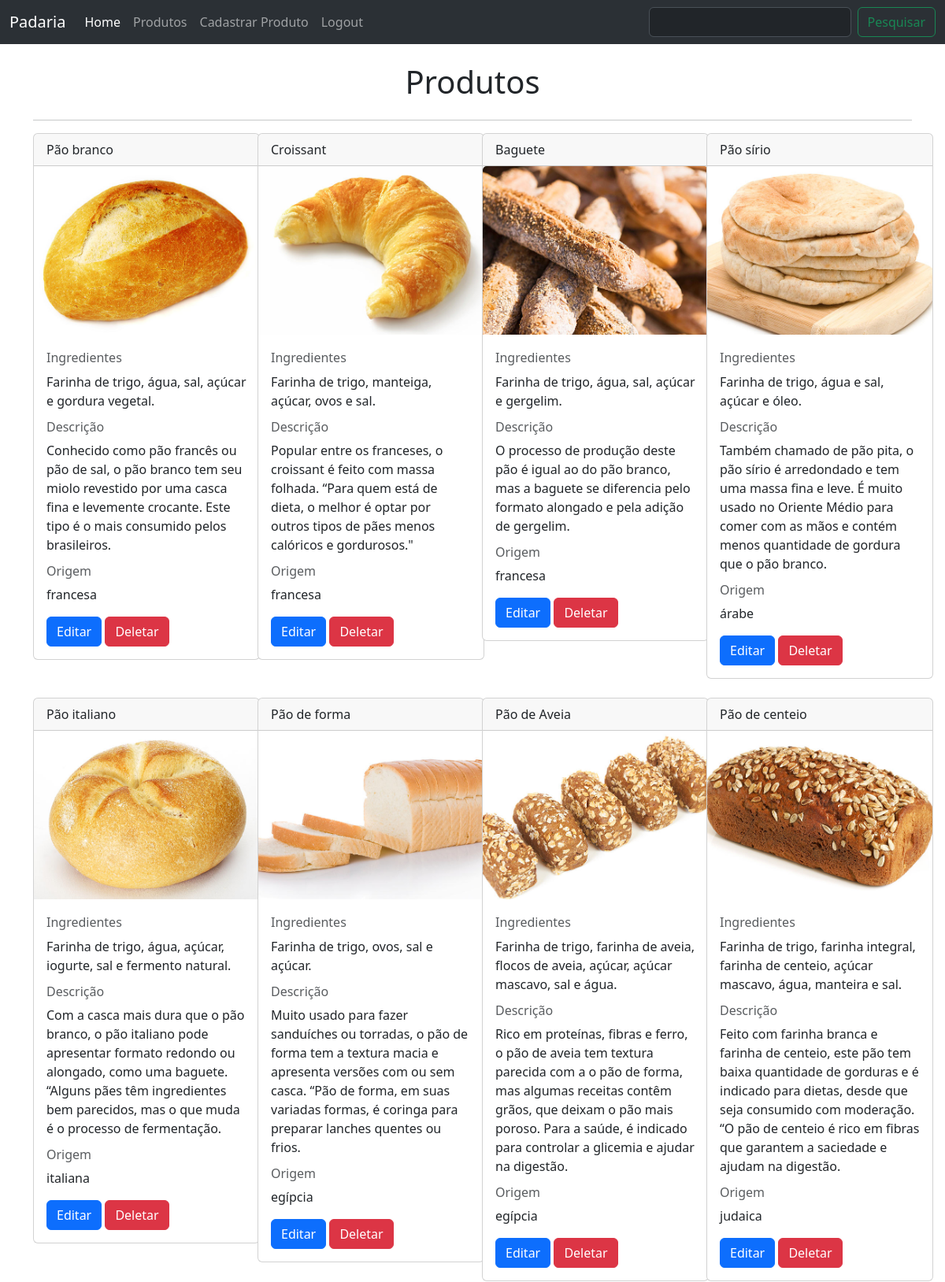
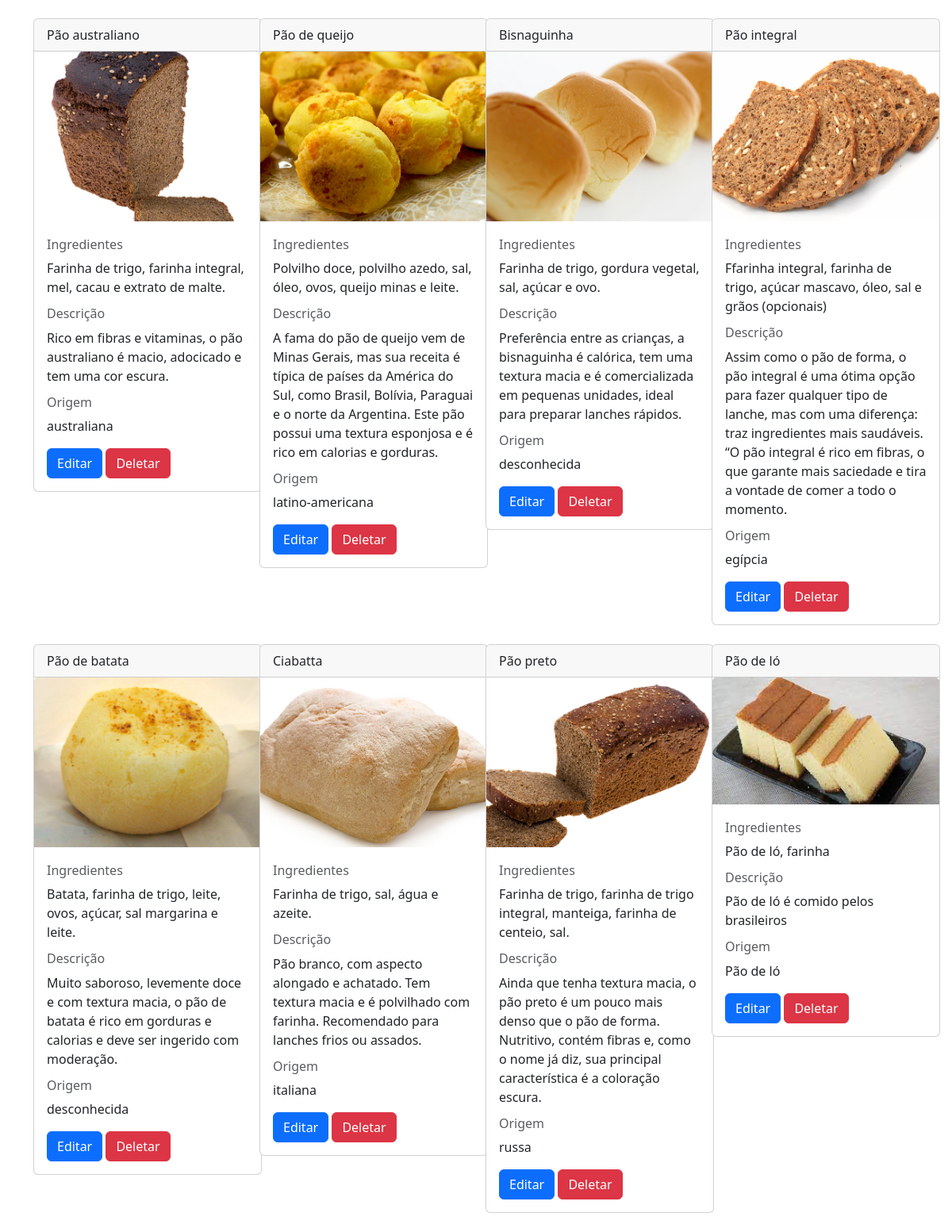
Page /listar_produtos on the committed database (2 pictures, top to bottom).
### app.py (models this page shows, shortened)
class Product(db.Model):
    __tablename__ = 'produto'
    id = db.Column(db.Integer, primary_key=True)
    nome = db.Column(db.String(100), nullable=False)
    descricao = db.Column(db.String(500))
    ingredientes = db.Column(db.String(500))
    origem = db.Column(db.String(100))
    imagem = db.Column(db.String(100))

### app.py (the view)
@app.route('/listar_produtos', methods=['GET', 'POST'])
@login_required
def listar_produtos():
    if request.method == 'POST':
        termo = request.form['pesquisa']
        resultado = db.session.execute(db.select(Product).filter(Product.nome.like(f'%{termo}%'))).scalars().all()
        return render_template('produtos.html', produtos=resultado)
    else:
        produtos = db.session.execute(db.select(Product)).scalars().all()
        return render_template('produtos.html', produtos=produtos)

### templates/produtos.html (shortened to what this page needs)
{% extends "base.html" %}
{% block pesquisa %}
   <form class="d-flex" role="search" action="{{ url_for('listar_produtos') }}" method="post">
        <input class="form-control me-2" type="search" aria-label="Search"/ name="pesquisa">
        <button class="btn btn-outline-success" type="submit">Pesquisar</button>
      </form>
{% endblock %}
{% block main %}
<div class="container">
  <br />
  <div class="d-flex justify-content-center">
    <h1>Produtos</h1>
  </div>
  <hr />
  <div class="row">
    {% for produto in produtos %}
    <div class="col-md-3">
          <div class="card" style="width: 18rem">
        <div class="card-header">
    {{produto.nome}}
  </div>
      <img
        src="{{url_for('static', filename='imagens/'+ produto.imagem)}}"
        class="card-img-top"
        alt="{{produto.nome}}"
      />
      <div class="card-body">
        <h6 class="card-subtitle mb-2 text-body-secondary">Ingredientes</h6>
        <p>{{produto.ingredientes}} </p>
        <h6 class="card-subtitle mb-2 text-body-secondary">Descrição</h6>
        <p>{{produto.descricao}} </p>
        <h6 class="card-subtitle mb-2 text-body-secondary">Origem</h6>
        <p>{{produto.origem}} </p>
        <a href="{{url_for('editar_produtos', id=produto.id)}}" class="btn btn-primary">Editar</a>
        <a href="{{url_for('deletar_produto', id=produto.id)}}" onclick="return confirm('Tem certeza que deseja deletar este produto?')" class="btn btn-danger">Deletar</a>
      </div>
    </div>
<br>
    </div>
      {% endfor %}
  </div>
</div>
{% endblock %}

### templates/base.html (shortened to what this page needs)
<!DOCTYPE html>
<html lang="pt-BR">
<head>
    <link href="https://cdn.jsdelivr.net/npm/bootstrap@5.3.8/dist/css/bootstrap.min.css" rel="stylesheet">
</head>
<body>
    <header>
        <nav class="navbar navbar-expand-lg bg-body-tertiary" data-bs-theme="dark">
  <div class="container-fluid">
    <a class="navbar-brand" href="#">Padaria</a>
    <div class="collapse navbar-collapse" id="navbarSupportedContent">
      <ul class="navbar-nav me-auto mb-2 mb-lg-0">
        <li class="nav-item">
          <a class="nav-link active" aria-current="page" href="{{ url_for('home') }}">Home</a>
        </li>
        <li class="nav-item">
          <a class="nav-link" href="{{ url_for('listar_produtos') }}">Produtos</a>
        </li>
        <li class="nav-item">
          <a class="nav-link" href="{{ url_for('cadastrar_produto') }}">Cadastrar Produto</a>
        </li>
         <li class="nav-item">
          <a class="nav-link" href="/logout">Logout</a>
        </li>
      </ul>
      {% block pesquisa %}
      {% endblock %}
    </div>
  </div>
</nav>
    </header>
    <main>
        {% block main%}
        {% endblock %}
    </main>
</body>
</html>

### rows in the picture
Product: nome "Pão branco", imagem (picture), ingredientes "Farinha de trigo, água, sal, açúcar e gordura vegetal.", descricao "Conhecido como pão francês ou pão de sal, o pão branco tem seu miolo revestido por uma casca fina e levemente crocante. Este tipo é o mais consumido pelos brasileiros.", origem "francesa"
Product: nome "Croissant", imagem (picture), ingredientes "Farinha de trigo, manteiga, açúcar, ovos e sal.", descricao "Popular entre os franceses, o croissant é feito com massa folhada. “Para quem está de dieta, o melhor é optar por outros tipos de pães menos calóricos e gordurosos.\"", origem "francesa"
Product: nome "Baguete", imagem (picture), ingredientes "Farinha de trigo, água, sal, açúcar e gergelim.", descricao "O processo de produção deste pão é igual ao do pão branco, mas a baguete se diferencia pelo formato alongado e pela adição de gergelim.", origem "francesa"
Product: nome "Pão sírio", imagem (picture), ingredientes "Farinha de trigo, água e sal, açúcar e óleo.", descricao "Também chamado de pão pita, o pão sírio é arredondado e tem uma massa fina e leve. É muito usado no Oriente Médio para comer com as mãos e contém menos quantidade de gordura que o pão branco.", origem "árabe"
Product: nome "Pão italiano", imagem (picture), ingredientes "Farinha de trigo, água, açúcar, iogurte, sal e fermento natural.", descricao "Com a casca mais dura que o pão branco, o pão italiano pode apresentar formato redondo ou alongado, como uma baguete. “Alguns pães têm ingredientes bem parecidos, mas o que muda é o processo de fermentação.", origem "italiana"
Product: nome "Pão de forma", imagem (picture), ingredientes "Farinha de trigo, ovos, sal e açúcar.", descricao "Muito usado para fazer sanduíches ou torradas, o pão de forma tem a textura macia e apresenta versões com ou sem casca. “Pão de forma, em suas variadas formas, é coringa para preparar lanches quentes ou frios.", origem "egípcia"
Product: nome "Pão de Aveia", imagem (picture), ingredientes "Farinha de trigo, farinha de aveia, flocos de aveia, açúcar, açúcar mascavo, sal e água.", descricao "Rico em proteínas, fibras e ferro, o pão de aveia tem textura parecida com a o pão de forma, mas algumas receitas contêm grãos, que deixam o pão mais poroso. Para a saúde, é indicado para controlar a glicemia e ajudar na digestão.", origem "egípcia"
Product: nome "Pão de centeio", imagem (picture), ingredientes "Farinha de trigo, farinha integral, farinha de centeio, açúcar mascavo, água, manteira e sal.", descricao "Feito com farinha branca e farinha de centeio, este pão tem baixa quantidade de gorduras e é indicado para dietas, desde que seja consumido com moderação. “O pão de centeio é rico em fibras que garantem a saciedade e ajudam na digestão.", origem "judaica"
Product: nome "Pão australiano", imagem (picture), ingredientes "Farinha de trigo, farinha integral, mel, cacau e extrato de malte.", descricao "Rico em fibras e vitaminas, o pão australiano é macio, adocicado e tem uma cor escura.", origem "australiana"
Product: nome "Pão de queijo", imagem (picture), ingredientes "Polvilho doce, polvilho azedo, sal, óleo, ovos, queijo minas e leite.", descricao "A fama do pão de queijo vem de Minas Gerais, mas sua receita é típica de países da América do Sul, como Brasil, Bolívia, Paraguai e o norte da Argentina. Este pão possui uma textura esponjosa e é rico em calorias e gorduras.", origem "latino-americana"
Product: nome "Bisnaguinha", imagem (picture), ingredientes "Farinha de trigo, gordura vegetal, sal, açúcar e ovo.", descricao "Preferência entre as crianças, a bisnaguinha é calórica, tem uma textura macia e é comercializada em pequenas unidades, ideal para preparar lanches rápidos.", origem "desconhecida"
Product: nome "Pão integral", imagem (picture), ingredientes "Ffarinha integral, farinha de trigo, açúcar mascavo, óleo, sal e grãos (opcionais)", descricao "Assim como o pão de forma, o pão integral é uma ótima opção para fazer qualquer tipo de lanche, mas com uma diferença: traz ingredientes mais saudáveis. “O pão integral é rico em fibras, o que garante mais saciedade e tira a vontade de comer a todo o momento.", origem "egípcia"
Product: nome "Pão de batata", imagem (picture), ingredientes "Batata, farinha de trigo, leite, ovos, açúcar, sal margarina e leite.", descricao "Muito saboroso, levemente doce e com textura macia, o pão de batata é rico em gorduras e calorias e deve ser ingerido com moderação.", origem "desconhecida"
Product: nome "Ciabatta", imagem (picture), ingredientes "Farinha de trigo, sal, água e azeite.", descricao "Pão branco, com aspecto alongado e achatado. Tem textura macia e é polvilhado com farinha. Recomendado para lanches frios ou assados.", origem "italiana"
Product: nome "Pão preto", imagem (picture), ingredientes "Farinha de trigo, farinha de trigo integral, manteiga, farinha de centeio, sal.", descricao "Ainda que tenha textura macia, o pão preto é um pouco mais denso que o pão de forma. Nutritivo, contém fibras e, como o nome já diz, sua principal característica é a coloração escura.", origem "russa"
Product: nome "Pão de ló", imagem (picture), ingredientes "Pão de ló, farinha", descricao "Pão de ló é comido pelos brasileiros", origem "Pão de ló"
